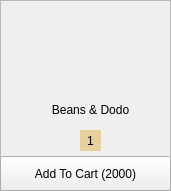
      <widget class="QFrame" name="frame_38">
       <property name="geometry">
        <rect>
         <x>510</x>
         <y>250</y>
         <width>171</width>
         <height>191</height>
        </rect>
       </property>
       <property name="frameShape">
        <enum>QFrame::StyledPanel</enum>
       </property>
       <property name="frameShadow">
        <enum>QFrame::Raised</enum>
       </property>
       <widget class="QLabel" name="label_74">
        <property name="geometry">
         <rect>
          <x>30</x>
          <y>10</y>
          <width>111</width>
          <height>91</height>
         </rect>
        </property>
        <property name="text">
         <string/>
        </property>
        <property name="pixmap">
         <pixmap resource="../icons/place.qrc">:/Assets/f7c80f87-b358-4d47-8807-10dc1f03350a.jpg</pixmap>
        </property>
        <property name="scaledContents">
         <bool>true</bool>
        </property>
       </widget>
       <widget class="QLabel" name="label_75">
        <property name="geometry">
         <rect>
          <x>25</x>
          <y>100</y>
          <width>131</width>
          <height>20</height>
         </rect>
        </property>
        <property name="styleSheet">
         <string notr="true">background-color: transparent;
padding-bottom: -3;
border: 0;
font: 11pt &quot;Agency FB&quot;;</string>
        </property>
        <property name="text">
         <string>Beans &amp; Dodo</string>
        </property>
        <property name="alignment">
         <set>Qt::AlignCenter</set>
        </property>
        <property name="wordWrap">
         <bool>true</bool>
        </property>
       </widget>
       <widget class="QPushButton" name="beanminus">
        <property name="geometry">
         <rect>
          <x>60</x>
          <y>130</y>
          <width>21</width>
          <height>23</height>
         </rect>
        </property>
        <property name="styleSheet">
         <string notr="true">QPushButton{
border: 0;}
QPushButton:hover{
padding-left: -2px;
}
QPushButton:pressed{
padding-left: -5px;
}</string>
        </property>
        <property name="text">
         <string/>
        </property>
        <property name="icon">
         <iconset resource="../icons/place.qrc">
          <normaloff>:/Assets/minus-hexagon.png</normaloff>:/Assets/minus-hexagon.png</iconset>
        </property>
        <property name="iconSize">
         <size>
          <width>20</width>
          <height>20</height>
         </size>
        </property>
       </widget>
       <widget class="QPushButton" name="beanplus">
        <property name="geometry">
         <rect>
          <x>100</x>
          <y>130</y>
          <width>21</width>
          <height>23</height>
         </rect>
        </property>
        <property name="styleSheet">
         <string notr="true">QPushButton{
border: 0;}
QPushButton:hover{
padding-left: 2px;
}
QPushButton:pressed{
padding-left: 5px;
}</string>
        </property>
        <property name="text">
         <string/>
        </property>
        <property name="icon">
         <iconset resource="../icons/place.qrc">
          <normaloff>:/Assets/plus-hexagon.png</normaloff>:/Assets/plus-hexagon.png</iconset>
        </property>
        <property name="iconSize">
         <size>
          <width>20</width>
          <height>20</height>
         </size>
        </property>
       </widget>
       <widget class="QLabel" name="beans_label">
        <property name="geometry">
         <rect>
          <x>80</x>
          <y>130</y>
          <width>21</width>
          <height>21</height>
         </rect>
        </property>
        <property name="styleSheet">
         <string notr="true">border: 0;
background-color: rgb(232, 208, 158)</string>
        </property>
        <property name="text">
         <string>1</string>
        </property>
        <property name="alignment">
         <set>Qt::AlignCenter</set>
        </property>
       </widget>
       <widget class="QPushButton" name="beancart">
        <property name="geometry">
         <rect>
          <x>0</x>
          <y>156</y>
          <width>171</width>
          <height>35</height>
         </rect>
        </property>
        <property name="styleSheet">
         <string notr="true">QPushButton{
font: 11pt &quot;Agency FB&quot;;}
QPushButton:hover{
background-color: rgb(0, 0, 0);
color: rgb(255, 255, 255)
}</string>
        </property>
        <property name="text">
         <string>Add To Cart (2000)</string>
        </property>
       </widget>
      </widget>
